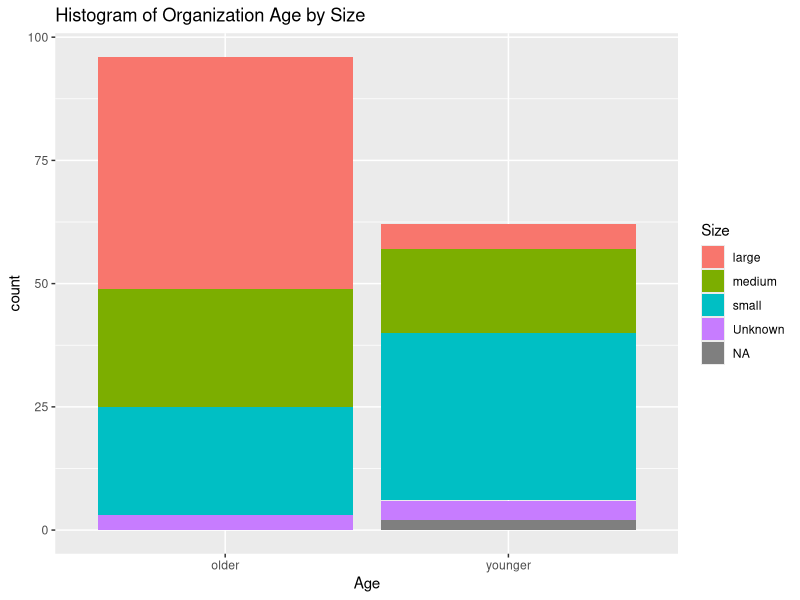
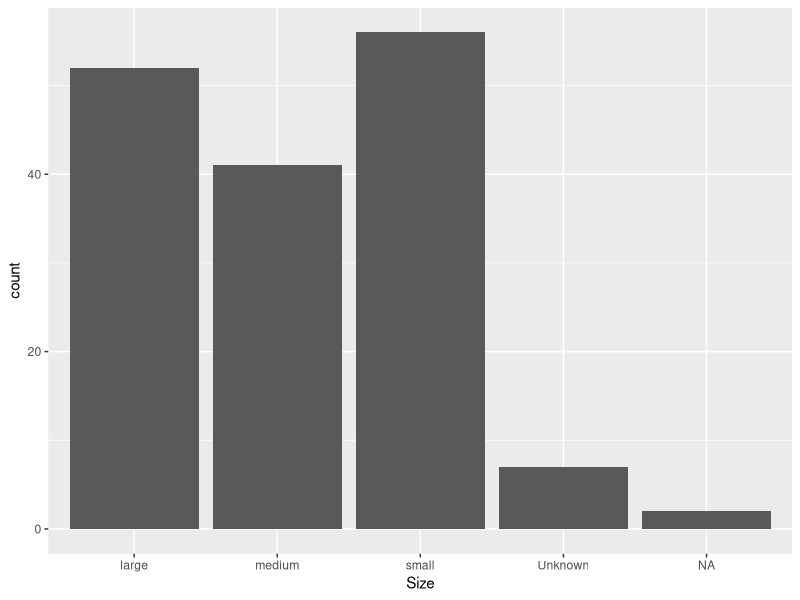
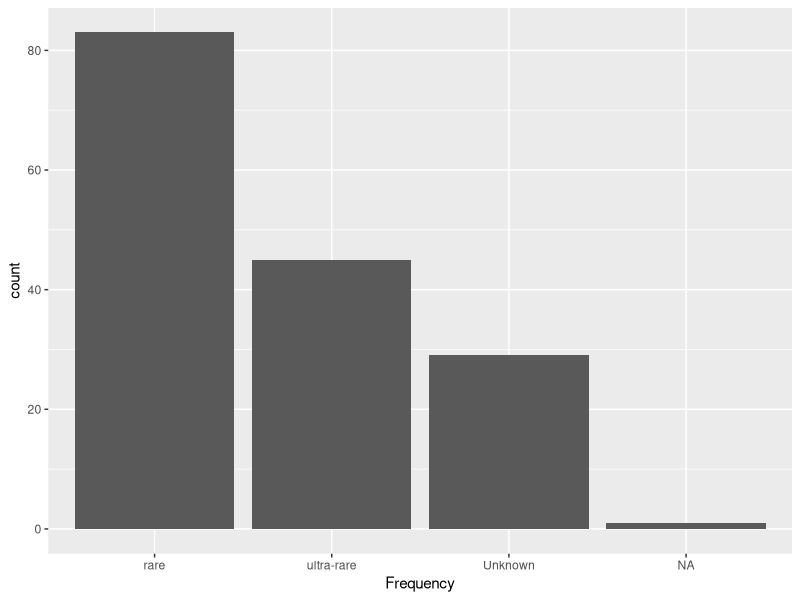
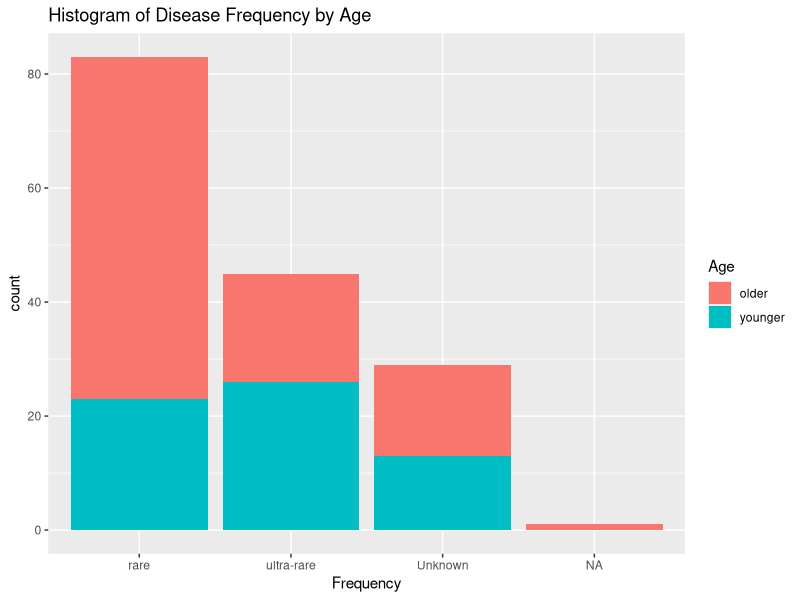
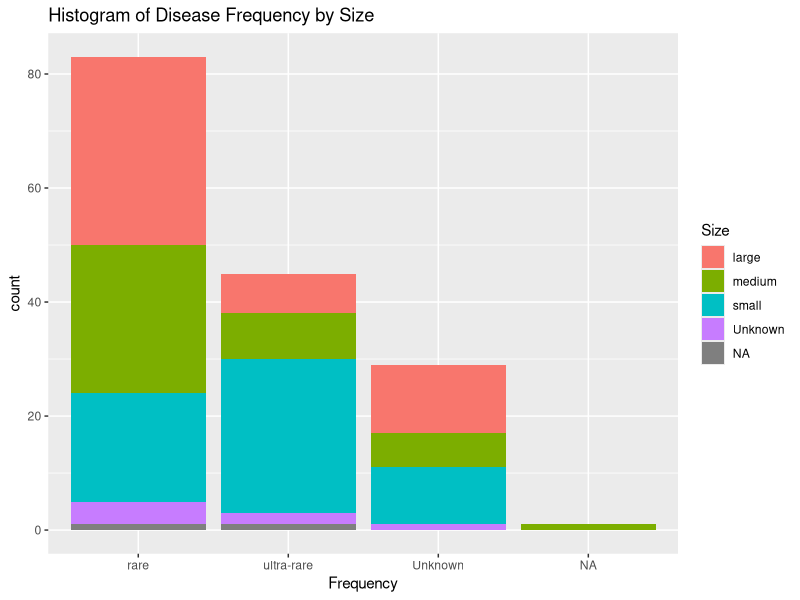
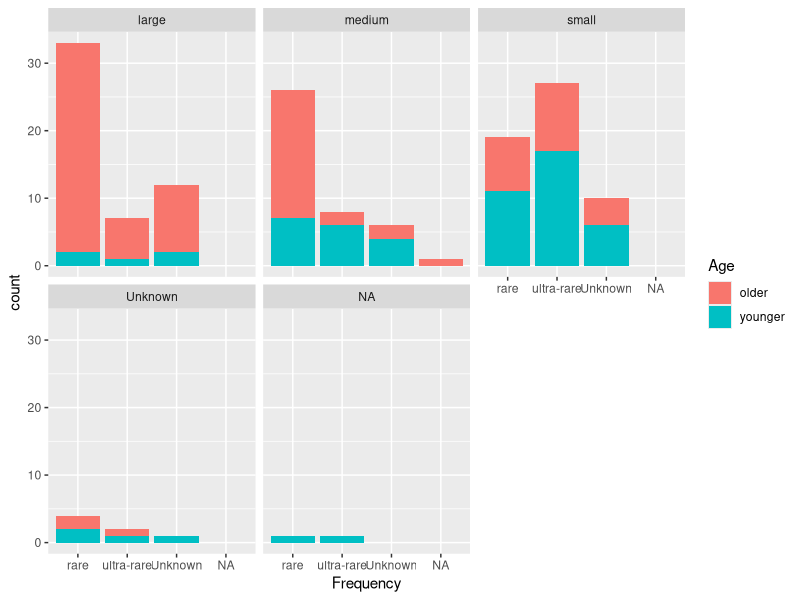
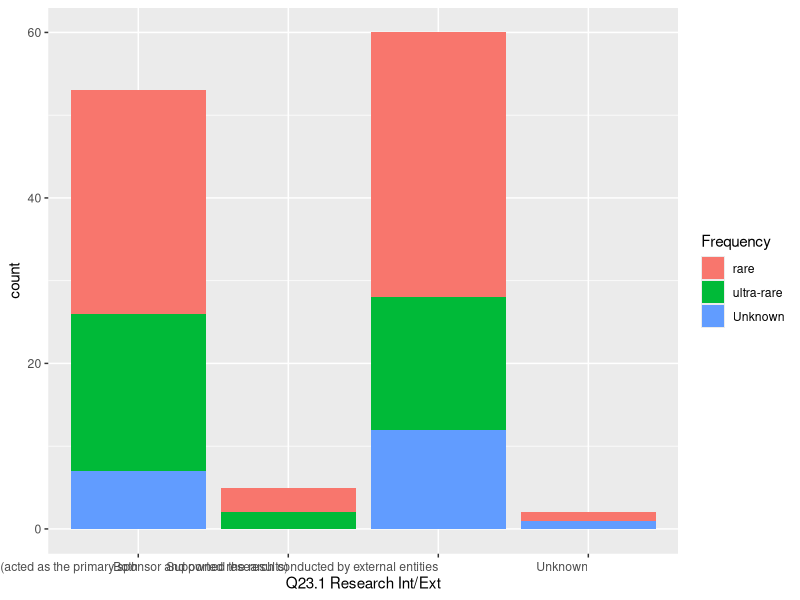
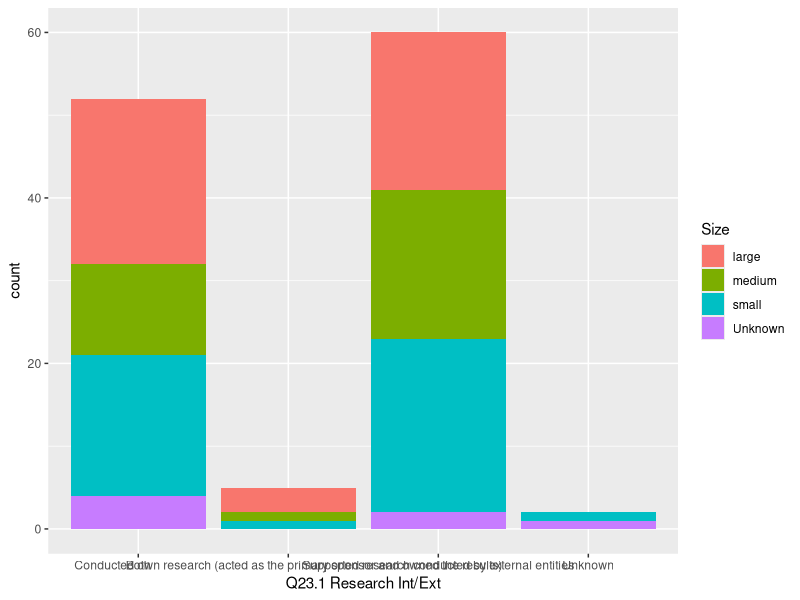

Generate these figures, in order, with R:
library(readxl)
library(magrittr)
library(ggplot2)
library(nnet)

survey_data <- read_excel("Patterson_Capstone_Data_Cat_Num_031021.xls")


## Bucketing independent variables

survey_data$Frequency <- ifelse(survey_data$`Q6 Birth Frequency`=="More common than 1 in 2,000 births", "rare",
                                ifelse(survey_data$`Q6 Birth Frequency`=="1 in 2,000-50,000 births", "rare",
                                       ifelse(survey_data$`Q6 Birth Frequency`=="1 in 50,000-200,000 births", "rare",
                                              ifelse(survey_data$`Q6 Birth Frequency`=="1 in 200,000-500,000 births", "ultra-rare",
                                                     ifelse(survey_data$`Q6 Birth Frequency`=="1 in 500,000-1,000,000 births", "ultra-rare",
                                                            ifelse(survey_data$`Q6 Birth Frequency`=="Fewer than 1 in 1,000,000 births", "ultra-rare",
                                                                   survey_data$`Q6 Birth Frequency`))))))


survey_data$Size <- ifelse(survey_data$`Q10 Size (#Members)`=="Fewer than 60", "small",
                           ifelse(survey_data$`Q10 Size (#Members)`=="60-300", "small",
                                  ifelse(survey_data$`Q10 Size (#Members)`=="300-1,000", "medium",
                                         ifelse(survey_data$`Q10 Size (#Members)`=="1,000-10,000", "large",
                                                ifelse(survey_data$`Q10 Size (#Members)`=="More than 10,000", "large",
                                                       survey_data$`Q10 Size (#Members)`)))))

survey_data$Age <- ifelse(survey_data$`Q9 Age`=="Less than 5 years ago", "younger",
                          ifelse(survey_data$`Q9 Age`=="5-10 years ago", "younger",
                                 ifelse(survey_data$`Q9 Age`=="10-15 years ago", "older",
                                        ifelse(survey_data$`Q9 Age`=="15+ years ago", "older",
                                               survey_data$`Q9 Age`))))


# this code isn't working
survey_data$Priority <- ifelse(survey_data$`Q21.11 Rank Awareness`== 1, "Awareness",
                               ifelse(survey_data$`Q21.12 Rank Fam Edu` == 1, "Fam Edu",
                                      ifelse(survey_data$`Q21.13 Rank Provider Edu` == 1, "Provider Edu",
                                             ifelse(survey_data$`Q21.14 Rank Support Fam` == 1, "Support Fam",
                                                    ifelse(survey_data$`Q21.15 Rank Resource` == 1, "Resource",
                                                           ifelse(survey_data$`Q21.16 Rank Research` == 1, "Research",
                                                                  ifelse(survey_data$`Q21.17 Rank Research Policy` == 1, "Research Policy",
                                                                         ifelse(survey_data$`Q21.18 Rank Advocacy` == 1, "Advocacy", "None"))))))))


# histograms of independent variables

ggplot(data = survey_data) + geom_bar(aes(Age, fill = Size)) +
  ggtitle("Histogram of Organization Age by Size")
ggplot(data = survey_data) + geom_bar(aes(Size))
ggplot(data = survey_data) + geom_bar(aes(Frequency))

ggplot(data = survey_data) + geom_bar(aes(Frequency, fill = Age)) +
  ggtitle("Histogram of Disease Frequency by Age")
ggplot(data = survey_data) + geom_bar(aes(Frequency, fill = Size)) +
  ggtitle("Histogram of Disease Frequency by Size")
ggplot(data = survey_data) + geom_bar(aes(Frequency, fill = Age)) +
  facet_wrap(vars(Size))


# determining unique values -- issues with Q26 and Q23.4
unique(survey_data$`Q26 Challenges`)
unique(survey_data$`Q23.4 No Research`)
unique(survey_data$`Q23.1 Research Int/Ext`)
unique(survey_data$`Q21.1 Rate Awareness`)
unique(survey_data$`Q21.11 Rank Awareness`)
unique(survey_data$Priority)



# histograms of Research Int/Ext

ggplot(data = subset(survey_data, !is.na(`Q23.1 Research Int/Ext`) & !is.na(Frequency))) +
  geom_bar(aes(`Q23.1 Research Int/Ext`, fill = Frequency)) +
  theme(axis.text.x = element_text(angle = 0, vjust = 0.5, hjust=1))
ggplot(data = subset(survey_data, !is.na(`Q23.1 Research Int/Ext`) & !is.na(Size))) +
  geom_bar(aes(`Q23.1 Research Int/Ext`, fill = Size))
ggplot(data = subset(survey_data, !is.na(`Q23.1 Research Int/Ext`) & !is.na(Age))) +
  geom_bar(aes(`Q23.1 Research Int/Ext`, fill = Age))


# experimenting with multinomial modeling

model1 <- multinom(`Q26 Challenges` ~ Frequency + Age + Size, data = survey_data)
model1




model2 <- multinom(Priority ~ Frequency + Age + Size, data = survey_data)
model2
